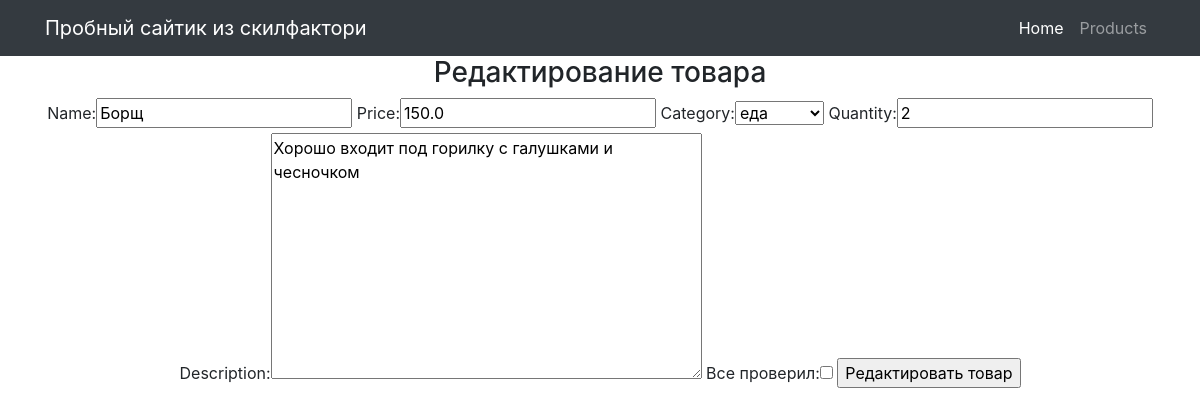
Page /products//9 on the committed database.
### simpleapp/models.py (models this page shows, shortened)
class Product(models.Model):
    name = models.CharField(max_length=50, unique=True,)  # названия товаров не должны повторяться
    price = models.FloatField(validators=[MinValueValidator(0.0, 'Price should be >= 0.0')])
    quantity = models.IntegerField(validators=[MinValueValidator(0, 'Quantity should be >= 0')])
    category = models.ForeignKey(to='Category', on_delete=models.CASCADE, related_name='products', )
    description = models.TextField()

class Category(models.Model):
    name = models.CharField(max_length=100, unique=True)  # названия категорий тоже не должны повторяться
    def __str__(self):
        return f'{self.name}'

### simpleapp/views.py (the view)
# urls.py: path('/<int:pk>', ProductUpdateView.as_view(), name='product_update'),
class ProductUpdateView(UpdateView):
    template_name = 'product_update.html'
    form_class = ProductForm
    def get_object(self, **kwargs):
        id = self.kwargs.get('pk')
        return Product.objects.get(pk=id)

### simpleapp/forms.py
class ProductForm(ModelForm):
    check_box = BooleanField(label='Все проверил')  # добавляем галочку, или же true-false поле
    class Meta:
        model = Product
        fields = ['name', 'price', 'category', 'quantity', 'description',
                  'check_box',
                  ]

### templates/product_update.html (shortened to what this page needs)
{% extends 'flatpages/default.html' %}
{% block content %}
<h3>Редактирование товара</h3>
<form method="POST">
    {{ form }}
    <input type="submit" value="Редактировать товар">
</form>
{% endblock content %}

### rows in the picture
Product: name "Борщ", price "150.0", category "еда", quantity "2", description "Хорошо входит под горилку с галушками и чесночком"
